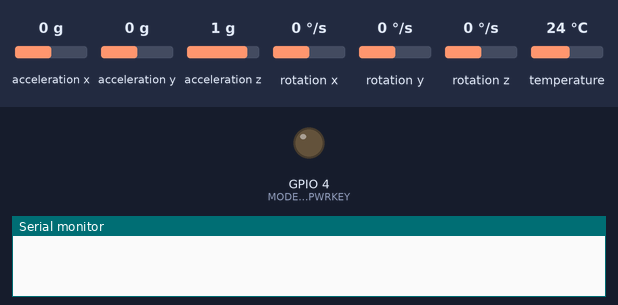
Bench run of a sketch on a simulated ESP32. Parts: output pins drawn as LEDs (lit = HIGH), the last lines printed to the serial monitor. The inputs (shaded band) are chosen by the test bench; at power-on: acceleration x 0 g, acceleration y 0 g, acceleration z 1 g, rotation x 0 °/s, rotation y 0 °/s, rotation z 0 °/s, temperature 24 °C. Random numbers use the default seed unless the sketch sets one; no MQTT or app messages arrive unless stated; pins used as bus, display or sensor lines are not drawn.

Above: at 0.2 s.
At 1.2 s:
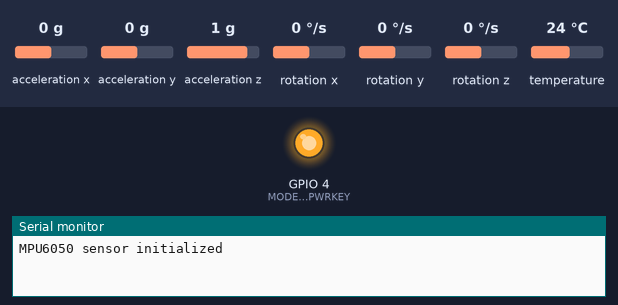
Timing chart, 0 to 2.7 s (numbered marks = the images above):
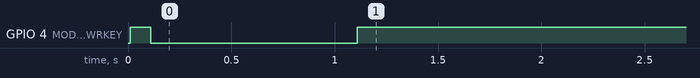

The sketch:

IoT_Track_n_Trace_Container_GSM.ino
```cpp
#define SIM800L_IP5306_VERSION_20200811
#define TINY_GSM_MODEM_SIM800
#define TINY_GSM_RX_BUFFER 1024

#include <Wire.h>
#include <Adafruit_Sensor.h>
#include <Adafruit_MPU6050.h>
#include <DHT.h>
#include <TinyGPS++.h>
#include <HardwareSerial.h>
#include <TinyGsmClient.h>
#include <PubSubClient.h>

// === Sensor & GPS Config ===
#define DHTPIN 18
#define DHTTYPE DHT22
DHT dht(DHTPIN, DHTTYPE);

#define RX 32
#define TX 33
#define GPS_BAUD 9600
HardwareSerial neogps(2);
TinyGPSPlus gps;
Adafruit_MPU6050 mpu;

// === Modem & MQTT Config ===
#define SerialMon Serial
#define SerialAT Serial1
#define MODEM_PWRKEY 4
#define MODEM_POWER_ON 23
#define MODEM_TX 27
#define MODEM_RX 26

TinyGsm modem(SerialAT);
TinyGsmClient gsmClient(modem);
PubSubClient mqttClient(gsmClient);

const char apn[] = "telkomsel";
const char gprsUser[] = "wap";
const char gprsPass[] = "wap123";
const char* mqttServer = "mqtt.eclipseprojects.io";
const int mqttPort = 1883;

const char* mqttTopicMPU = "esp32/mpu_data";              // MPU data (every 1 second)
const char* mqttTopicContainer = "esp32/container_data";  // Container data (every 15 mins)
const char* container_number = "ESP32S";
const char* container_type = "REEFER";

// === Timing & Buffer Config ===
unsigned long lastMPUSendTime = 0;
unsigned long lastContainerSendTime = 0;
const unsigned long MPU_SEND_INTERVAL = 1000;         // MPU data (every 1 second)
const unsigned long CONTAINER_SEND_INTERVAL = 900000; // Container data (every 15 mins) 900000

#define MAX_READINGS 60
float netAccelReadings[MAX_READINGS];
float accelXBuffer[MAX_READINGS];
float accelYBuffer[MAX_READINGS];
float accelZBuffer[MAX_READINGS];
int currentIndex = 0;
bool bufferFull = false;

// === Helper Functions ===
void powerOnModem() {
  pinMode(MODEM_PWRKEY, OUTPUT);
  pinMode(MODEM_POWER_ON, OUTPUT);
  digitalWrite(MODEM_POWER_ON, HIGH);
  digitalWrite(MODEM_PWRKEY, HIGH);
  delay(100);
  digitalWrite(MODEM_PWRKEY, LOW);
  delay(1000);
  digitalWrite(MODEM_PWRKEY, HIGH);
}

void setupModem() {
  SerialAT.begin(115200, SERIAL_8N1, MODEM_RX, MODEM_TX);
  modem.restart();
  modem.gprsConnect(apn, gprsUser, gprsPass);
}

void setupMQTT() {
  mqttClient.setServer(mqttServer, mqttPort);
}

void reconnectMQTT() {
  while (!mqttClient.connected()) {
    String clientId = "ESP32-" + String(random(0xffff), HEX);
    if (mqttClient.connect(clientId.c_str())) return;
    delay(5000);
  }
}

float computeNetAccel(float x, float y, float z) {
  float magnitude = sqrt(x * x + y * y + z * z);
  return abs(magnitude - 9.81);
}

float getMaxNetAccel() {
  float maxVal = netAccelReadings[0];
  int limit = bufferFull ? MAX_READINGS : currentIndex;
  for (int i = 1; i < limit; i++) {
    if (netAccelReadings[i] > maxVal) maxVal = netAccelReadings[i];
  }
  return maxVal;
}

float computeAverage(float* dataArray) {
  int limit = bufferFull ? MAX_READINGS : currentIndex;
  float sum = 0;
  for (int i = 0; i < limit; i++) sum += dataArray[i];
  return sum / limit;
}

String determineShockStatus(float maxNetAccel) {
  if (maxNetAccel <= 10.31279056) return "NORMAL";
  else if (maxNetAccel <= 13.33154273) return "MODERATE";
  else if (maxNetAccel <= 18.30426328) return "SEVERE";
}

// === Setup ===
void setup() {
  SerialMon.begin(115200);
  delay(10);
  powerOnModem();
  setupModem();
  setupMQTT();

  neogps.begin(GPS_BAUD, SERIAL_8N1, RX, TX);
  dht.begin();

  if (!mpu.begin()) {
    SerialMon.println("Failed to find MPU6050 chip");
    while (1) delay(10);
  }
  SerialMon.println("MPU6050 sensor initialized");
}

// === Loop ===
void loop() {
  if (!mqttClient.connected()) reconnectMQTT();
  mqttClient.loop();

  unsigned long currentMillis = millis();

  // === MPU Reading ===
  if (currentMillis - lastMPUSendTime >= MPU_SEND_INTERVAL) {
    lastMPUSendTime = currentMillis;

    sensors_event_t a, g, temp;
    mpu.getEvent(&a, &g, &temp);

    float accelX = a.acceleration.x;
    float accelY = a.acceleration.y;
    float accelZ = a.acceleration.z;
    float netAccel = computeNetAccel(accelX, accelY, accelZ);

    netAccelReadings[currentIndex] = netAccel;
    accelXBuffer[currentIndex] = accelX;
    accelYBuffer[currentIndex] = accelY;
    accelZBuffer[currentIndex] = accelZ;
    currentIndex++;

    if (currentIndex >= MAX_READINGS) {
      currentIndex = 0;
      bufferFull = true;

      float maxNet = getMaxNetAccel();
      float avgX = computeAverage(accelXBuffer);
      float avgY = computeAverage(accelYBuffer);
      float avgZ = computeAverage(accelZBuffer);
      String shockStatus = determineShockStatus(maxNet);

      String payloadMPU = "{";
      payloadMPU += "\"container_number\": \"" + String(container_number) + "\", ";
      payloadMPU += "\"shock_status\": \"" + shockStatus + "\", ";
      payloadMPU += "\"avg_accel_x\": " + String(avgX) + ", ";
      payloadMPU += "\"avg_accel_y\": " + String(avgY) + ", ";
      payloadMPU += "\"avg_accel_z\": " + String(avgZ);
      payloadMPU += "}";

      SerialMon.println("Publishing MPU Data:");
      SerialMon.println(payloadMPU);
      mqttClient.publish(mqttTopicMPU, payloadMPU.c_str());
    }
  }

  // === Container Data ===
  if (currentMillis - lastContainerSendTime >= CONTAINER_SEND_INTERVAL) {
    lastContainerSendTime = currentMillis;

    float temperature = dht.readTemperature();
    float humidity = dht.readHumidity();

    while (neogps.available() > 0) gps.encode(neogps.read());

    String payloadContainer = "{";
    payloadContainer += "\"container_number\": \"" + String(container_number) + "\", ";
    payloadContainer += "\"container_type\": \"" + String(container_type) + "\", ";
    payloadContainer += "\"temperature\": " + String(temperature) + "°C, ";
    payloadContainer += "\"humidity\": " + String(humidity) + "%";

    if (gps.location.isValid()) {
      payloadContainer += ", \"latitude\": " + String(gps.location.lat(), 6);
      payloadContainer += ", \"longitude\": " + String(gps.location.lng(), 6);
    }
    payloadContainer += "}";

    SerialMon.println("Publishing Container Data:");
    SerialMon.println(payloadContainer);
    mqttClient.publish(mqttTopicContainer, payloadContainer.c_str());
  }
}
```
